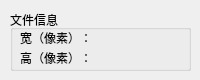
<?xml version="1.0" encoding="UTF-8"?>
<ui version="4.0">
 <class>ui_imageinfo</class>
 <widget class="QDialog" name="ui_imageinfo">
  <property name="geometry">
   <rect>
    <x>0</x>
    <y>0</y>
    <width>200</width>
    <height>80</height>
   </rect>
  </property>
  <property name="windowTitle">
   <string>Dialog</string>
  </property>
  <widget class="QGroupBox" name="groupBox">
   <property name="geometry">
    <rect>
     <x>10</x>
     <y>10</y>
     <width>181</width>
     <height>61</height>
    </rect>
   </property>
   <property name="title">
    <string>文件信息</string>
   </property>
   <widget class="QLabel" name="label_2">
    <property name="geometry">
     <rect>
      <x>10</x>
      <y>40</y>
      <width>71</width>
      <height>16</height>
     </rect>
    </property>
    <property name="text">
     <string>高（像素）：</string>
    </property>
   </widget>
   <widget class="QLabel" name="height">
    <property name="geometry">
     <rect>
      <x>80</x>
      <y>40</y>
      <width>54</width>
      <height>12</height>
     </rect>
    </property>
    <property name="text">
     <string/>
    </property>
   </widget>
   <widget class="QLabel" name="width">
    <property name="geometry">
     <rect>
      <x>80</x>
      <y>20</y>
      <width>54</width>
      <height>12</height>
     </rect>
    </property>
    <property name="text">
     <string/>
    </property>
   </widget>
   <widget class="QLabel" name="label">
    <property name="geometry">
     <rect>
      <x>10</x>
      <y>20</y>
      <width>71</width>
      <height>16</height>
     </rect>
    </property>
    <property name="text">
     <string>宽（像素）：</string>
    </property>
   </widget>
  </widget>
 </widget>
 <resources/>
 <connections/>
</ui>
